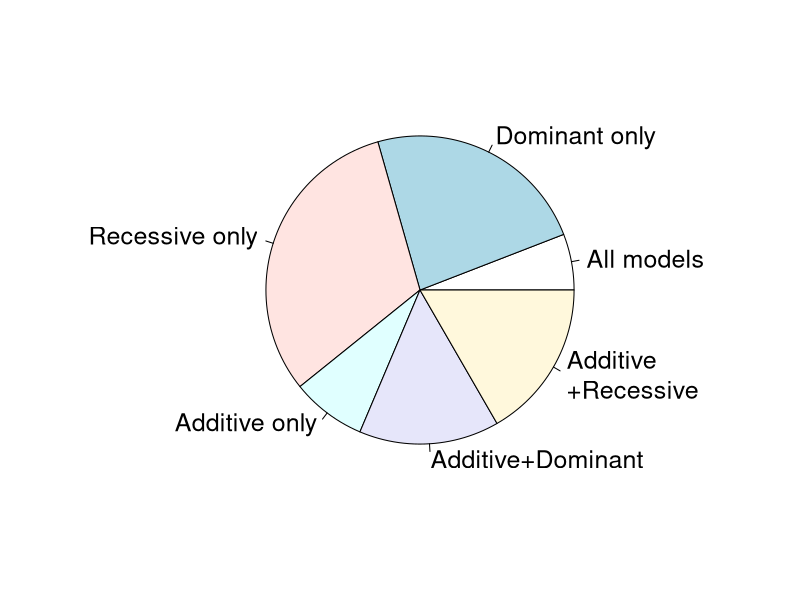

Recreate this plot in R.
#SQING_Repo script

# Genetic model correction simulation
# Testing how far recessive and dominant analyses are independent from additive
# And how inclusion of all 3 models affects false positive rate

# Simulation by DVM Bishop
# 5th April 2017



require(MASS) #for multivariate normal generation
require(data.table)
options(scipen=999) #turn off sci notation
options(digits=4)

#--------------------------------------------------------
# create dummy dataset
#--------------------------------------------------------
ndata=20000 #N simulated rows of data (subjects)
mydata <- data.frame(matrix(0, nrow = ndata, ncol = 6))
colnames(mydata)=c('allele1','allele2','Nmaj','pheno','recmodel','dommodel')
nrun=1000
myp=data.frame(matrix(0,nrow=nrun,ncol=4)) #cols for p values for each model, and last one for constellation
for (thisrun in 1:nrun){
  for (i in 1:2){
    mydata[,i]=runif(ndata) #random uniform number 0-1; used to select probabilistically
  }
  mydata[,4]=rnorm(ndata) #random normal deviate: used to simulate phenotype
  
  MAF=.5 #Minor allele frequency
  
  # Now convert probabilities in cols 1-2 to 1 and 0
  realeffect=0.0 #Set to zero if no true effect of gene on phenotype
  mydata$allele1[mydata$allele1< MAF] <- 0
  mydata$allele1[mydata$allele1>=MAF] <- 1
  mydata$allele2[mydata$allele2< MAF] <- 0
  mydata$allele2[mydata$allele2>=MAF] <- 1
  mydata$Nmaj=mydata$allele1+mydata$allele2
  
  # Now allocate columns 6 and 7 to 1 and 0 to capture contrast for specific model
  mydata$recmodel=mydata$Nmaj
  mydata$dommodel=mydata$Nmaj-1
  mydata$recmodel[mydata$recmodel==2]=1
  mydata$dommodel[mydata$dommodel<0]=0
  mydata$pheno=mydata$pheno+realeffect*mydata$Nmaj
  
  criticalp<-.05
  
  # Fit additive model, where phenotype increases linearly with N A alleles
  addfit <-lm(pheno ~ Nmaj, data=mydata)
  x=summary(addfit)
  myp[thisrun,1]=x$coefficients[2,4] #extract relevant p-values
  if (x$coefficients[2,4]<criticalp) {myp[thisrun,4]=myp[thisrun,4]+100}
  
  # Fit recessive model, where phenotype differs for 2 vs 0-1 alleles
  recfit <-lm(pheno ~ recmodel, data=mydata)
  x=summary(recfit)
  myp[thisrun,2]=x$coefficients[2,4]
  if (x$coefficients[2,4]<criticalp) {myp[thisrun,4]=myp[thisrun,4]+10}
  
  # Fit dominant model, where phenotype differs for 1-2 vs 0 alleles
  domfit <-lm(pheno ~ dommodel, data=mydata)
  x=summary(domfit)
  myp[thisrun,3]=x$coefficients[2,4]
  if (x$coefficients[2,4]<criticalp) {myp[thisrun,4]=myp[thisrun,4]+1}
  
}
colnames(myp)<-c('add_p','rec_p','dom_p','sigp')
#final column gives pattern of significant findings

allz=NA
allp=which(myp[,4]>0) 

overallp=length(allp)/nrun #how many runs give a significant value

my1=length(which(myp[,4]==1)) #only dominant model significant
my10=length(which(myp[,4]==10)) #only recessive model significant
my11=length(which(myp[,4]==11)) #only dom and recessive model significant
my100=length(which(myp[,4]==100)) #only additive model significant
my101=length(which(myp[,4]==101)) #additive and dominant significant
my110=length(which(myp[,4]==110)) #additive and recessive significant
my111=length(which(myp[,4]==111))  #all models significant
paste('True effect of gene:',realeffect)
paste('Dominant only significant',my1/nrun)
paste('Recessive only significant',my10/nrun)
paste('Additive only significant',my100/nrun)
paste('Recessive and dominant significant', my11/nrun)
paste('Additive and dominant significant',my101/nrun )
paste('Additive and recessive significant',my110/nrun)
paste('All three models significant',my111/nrun)
paste('At least one model significant',overallp)

# This simulation shows that to achieve overall 5% false positive rate when
# all 3 models are included, criticalp needs to be set to .025, rather than .05

# Plot a pie chart
par(mar=c(.2,.2,.2,.2))
x <- c(my111,my1,my10,my100,my101,my110)
labels <- c('All models','Dominant only','Recessive only','Additive only','Additive+Dominant','Additive\n+Recessive')

# Give the chart file a name (for plot in an external file)
png(file = "modelpie.jpg")

# Plot the chart.
pie(x,labels,cex=1.5)

# Save the file.
dev.off() #only needed if plot sent to external file